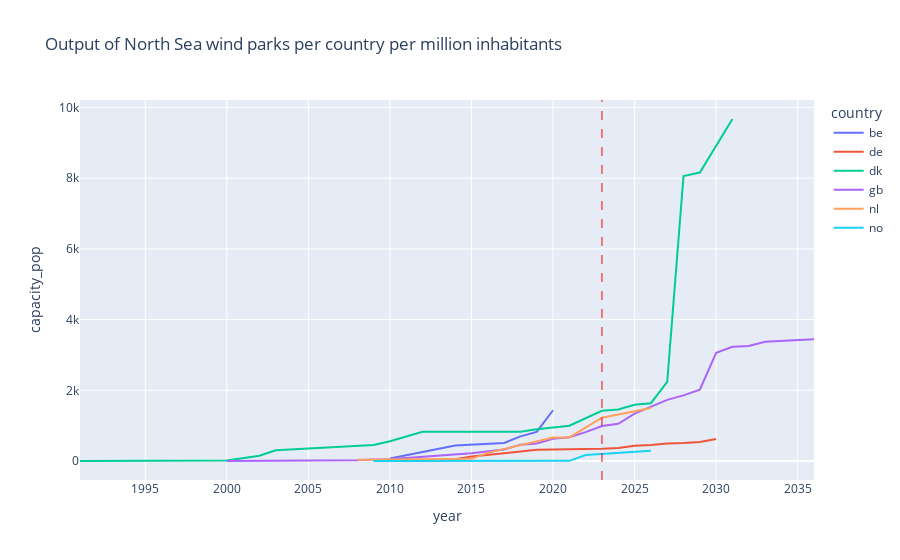

Source (notebook cell):
### Code cell
fig = px.line(df.groupby(['country','year']).capacity_pop.sum().groupby(level=0).cumsum().reset_index(),
              x='year',
              y='capacity_pop',
              color='country',
              title='Output of North Sea wind parks per country per million inhabitants')

fig.add_vline(x='2023-01-01', 
              line_width=1, 
              line_dash='dash', 
              line_color='red')

### Figure 1 — Plotly figure (JSON) as saved in the notebook; plotly's stock layout.template omitted (floating-point values rounded to 4 significant figures)
{"data": [{"hovertemplate": "country=be<br>year=%{x}<br>capacity_pop=%{y}<extra></extra>", "legendgroup": "be", "line": {"color": "#636efa", "dash": "solid"}, "marker": {"symbol": "circle"}, "mode": "lines", "name": "be", "orientation": "v", "showlegend": true, "type": "scatter", "x": ["2010-01-01", "2013-01-01", "2014-01-01", "2017-01-01", "2018-01-01", "2019-01-01", "2020-01-01"], "xaxis": "x", "y": [70.57, 348.6, 441.0, 511.5, 696.6, 823.2, 1435.0], "yaxis": "y"}, {"hovertemplate": "country=de<br>year=%{x}<br>capacity_pop=%{y}<extra></extra>", "legendgroup": "de", "line": {"color": "#EF553B", "dash": "solid"}, "marker": {"symbol": "circle"}, "mode": "lines", "name": "de", "orientation": "v", "showlegend": true, "type": "scatter", "x": ["2009-01-01", "2011-01-01", "2013-01-01", "2014-01-01", "2015-01-01", "2017-01-01", "2018-01-01", "2019-01-01", "2020-01-01", "2022-01-01", "2023-01-01", "2024-01-01", "2025-01-01", "2026-01-01", "2027-01-01", "2028-01-01", "2029-01-01", "2030-01-01"], "xaxis": "x", "y": [2.843, 4.548, 9.286, 51.31, 130.0, 216.3, 276.5, 319.0, 323.0, 331.1, 346.3, 369.0, 434.3, 452.4, 495.1, 505.8, 537.1, 620.0], "yaxis": "y"}, {"hovertemplate": "country=dk<br>year=%{x}<br>capacity_pop=%{y}<extra></extra>", "legendgroup": "dk", "line": {"color": "#00cc96", "dash": "solid"}, "marker": {"symbol": "circle"}, "mode": "lines", "name": "dk", "orientation": "v", "showlegend": true, "type": "scatter", "x": ["1991-01-01", "1995-01-01", "2000-01-01", "2002-01-01", "2003-01-01", "2009-01-01", "2010-01-01", "2012-01-01", "2018-01-01", "2019-01-01", "2021-01-01", "2023-01-01", "2024-01-01", "2025-01-01", "2026-01-01", "2027-01-01", "2028-01-01", "2029-01-01", "2031-01-01"], "xaxis": "x", "y": [3.367, 6.734, 13.47, 149.2, 302.5, 450.3, 556.4, 825.1, 829.8, 898.1, 1000.0, 1422.0, 1458.0, 1593.0, 1635.0, 2238.0, 8060.0, 8159.0, 9674.0], "yaxis": "y"}, {"hovertemplate": "country=gb<br>year=%{x}<br>capacity_pop=%{y}<extra></extra>", "legendgroup": "gb", "line": {"color": "#ab63fa", "dash": "solid"}, "marker": {"symbol": "circle"}, "mode": "lines", "name": "gb", "orientation": "v", "showlegend": true, "type": "scatter", "x": ["2000-01-01", "2004-01-01", "2005-01-01", "2006-01-01", "2007-01-01", "2008-01-01", "2009-01-01", "2010-01-01", "2011-01-01", "2012-01-01", "2013-01-01", "2014-01-01", "2015-01-01", "2017-01-01", "2018-01-01", "2019-01-01", "2020-01-01", "2021-01-01", "2022-01-01", "2023-01-01", "2024-01-01", "2025-01-01", "2026-01-01", "2027-01-01", "2028-01-01", "2029-01-01", "2030-01-01", "2031-01-01", "2032-01-01", "2033-01-01", "2036-01-01"], "xaxis": "x", "y": [0.1194, 1.91, 3.253, 8.624, 14.15, 19.93, 41.15, 48.13, 82.77, 120.8, 158.8, 187.8, 222.6, 327.7, 462.6, 497.7, 631.2, 674.5, 817.5, 991.8, 1054.0, 1341.0, 1529.0, 1729.0, 1856.0, 2019.0, 3060.0, 3231.0, 3252.0, 3374.0, 3441.0], "yaxis": "y"}, {"hovertemplate": "country=nl<br>year=%{x}<br>capacity_pop=%{y}<extra></extra>", "legendgroup": "nl", "line": {"color": "#FFA15A", "dash": "solid"}, "marker": {"symbol": "circle"}, "mode": "lines", "name": "nl", "orientation": "v", "showlegend": true, "type": "scatter", "x": ["2008-01-01", "2015-01-01", "2016-01-01", "2020-01-01", "2021-01-01", "2023-01-01", "2026-01-01"], "xaxis": "x", "y": [32.36, 61.35, 230.2, 664.9, 666.0, 1225.0, 1501.0], "yaxis": "y"}, {"hovertemplate": "country=no<br>year=%{x}<br>capacity_pop=%{y}<extra></extra>", "legendgroup": "no", "line": {"color": "#19d3f3", "dash": "solid"}, "marker": {"symbol": "circle"}, "mode": "lines", "name": "no", "orientation": "v", "showlegend": true, "type": "scatter", "x": ["2009-01-01", "2021-01-01", "2022-01-01", "2026-01-01"], "xaxis": "x", "y": [1.091, 4.364, 169.8, 292.5], "yaxis": "y"}], "layout": {"legend": {"title": {"text": "country"}, "tracegroupgap": 0}, "shapes": [{"line": {"color": "red", "dash": "dash", "width": 1}, "type": "line", "x0": "2023-01-01", "x1": "2023-01-01", "xref": "x", "y0": 0, "y1": 1, "yref": "y domain"}], "title": {"text": "Output of North Sea wind parks per country per million inhabitants"}, "xaxis": {"anchor": "y", "domain": [0, 1], "title": {"text": "year"}}, "yaxis": {"anchor": "x", "domain": [0, 1], "title": {"text": "capacity_pop"}}}}
